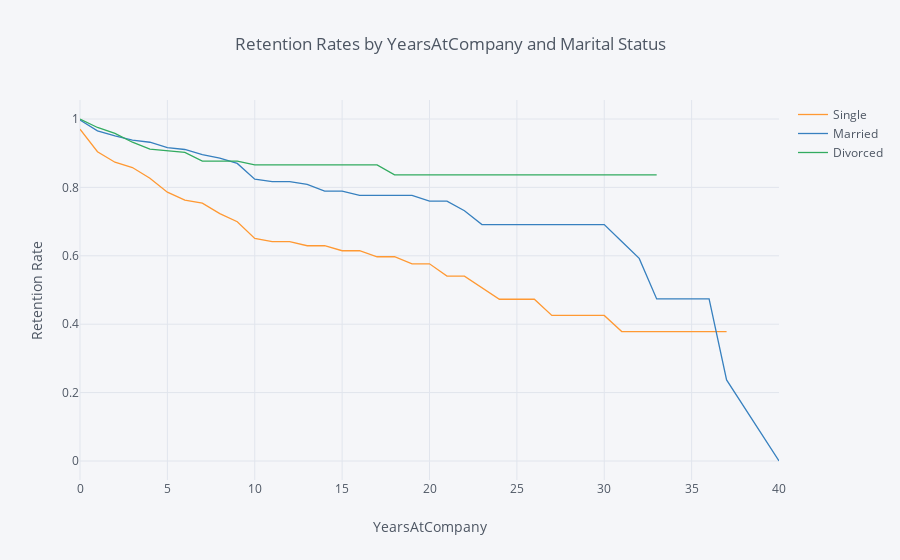

Notebook code cell kept with this figure:
### Markdown cell above
## 4. Let's switch to looking at retention rates from another demographic perspective: marital status. Generate and plot survival curves for the different marital statuses by number of years at the company.

### Code cell
rates = survival(data, 'MaritalStatus', 'YearsAtCompany', 'Attrition')

rates.iplot(kind='line', xTitle='YearsAtCompany', yTitle='Retention Rate',
            title='Retention Rates by YearsAtCompany and Marital Status')

### Figure 1 — Plotly figure (JSON) as saved in the notebook; plotly's stock layout.template omitted (floating-point values rounded to 4 significant figures)
{"data": [{"line": {"color": "rgba(255, 153, 51, 1.0)", "dash": "solid", "shape": "linear", "width": 1.3}, "mode": "lines", "name": "Single", "text": "", "type": "scatter", "uid": "55fb12d4-a1be-46ba-9930-0ac173606c3c", "x": [0, 1, 2, 3, 4, 5, 6, 7, 8, 9, 10, 11, 12, 13, 14, 15, 16, 17, 18, 19, 20, 21, 22, 23, 24, 25, 26, 27, 29, 30, 31, 32, 33, 34, 36, 37, 40], "y": [0.9702, 0.9044, 0.8736, 0.8581, 0.8268, 0.7861, 0.7628, 0.754, 0.7234, 0.6997, 0.6507, 0.6413, 0.6413, 0.6294, 0.6294, 0.6148, 0.6148, 0.5972, 0.5972, 0.5766, 0.5766, 0.5406, 0.5406, 0.5068, 0.473, 0.473, 0.473, 0.4257, 0.4257, 0.4257, 0.3784, 0.3784, 0.3784, 0.3784, 0.3784, 0.3784, ""]}, {"line": {"color": "rgba(55, 128, 191, 1.0)", "dash": "solid", "shape": "linear", "width": 1.3}, "mode": "lines", "name": "Married", "text": "", "type": "scatter", "uid": "ff2a8e77-9b01-44cf-b4b7-474bc754b713", "x": [0, 1, 2, 3, 4, 5, 6, 7, 8, 9, 10, 11, 12, 13, 14, 15, 16, 17, 18, 19, 20, 21, 22, 23, 24, 25, 26, 27, 29, 30, 31, 32, 33, 34, 36, 37, 40], "y": [0.997, 0.9654, 0.9506, 0.9381, 0.932, 0.9164, 0.9109, 0.8958, 0.8858, 0.8702, 0.8239, 0.817, 0.817, 0.8086, 0.7894, 0.7894, 0.7768, 0.7768, 0.7768, 0.7768, 0.7599, 0.7599, 0.7318, 0.6911, 0.6911, 0.6911, 0.6911, 0.6911, 0.6911, 0.6911, 0.6418, 0.5924, 0.4739, 0.4739, 0.4739, 0.237, 0]}, {"line": {"color": "rgba(50, 171, 96, 1.0)", "dash": "solid", "shape": "linear", "width": 1.3}, "mode": "lines", "name": "Divorced", "text": "", "type": "scatter", "uid": "e56afb7e-ce6b-4267-8ced-e72c2314f761", "x": [0, 1, 2, 3, 4, 5, 6, 7, 8, 9, 10, 11, 12, 13, 14, 15, 16, 17, 18, 19, 20, 21, 22, 23, 24, 25, 26, 27, 29, 30, 31, 32, 33, 34, 36, 37, 40], "y": [1, 0.9752, 0.9581, 0.9321, 0.9122, 0.9078, 0.9021, 0.8769, 0.8769, 0.8769, 0.8657, 0.8657, 0.8657, 0.8657, 0.8657, 0.8657, 0.8657, 0.8657, 0.8368, 0.8368, 0.8368, 0.8368, 0.8368, 0.8368, 0.8368, 0.8368, 0.8368, 0.8368, 0.8368, 0.8368, 0.8368, 0.8368, 0.8368, "", "", "", ""]}], "layout": {"legend": {"bgcolor": "#F5F6F9", "font": {"color": "#4D5663"}}, "paper_bgcolor": "#F5F6F9", "plot_bgcolor": "#F5F6F9", "title": {"font": {"color": "#4D5663"}, "text": "Retention Rates by YearsAtCompany and Marital Status"}, "xaxis": {"gridcolor": "#E1E5ED", "showgrid": true, "tickfont": {"color": "#4D5663"}, "title": {"font": {"color": "#4D5663"}, "text": "YearsAtCompany"}, "zerolinecolor": "#E1E5ED"}, "yaxis": {"gridcolor": "#E1E5ED", "showgrid": true, "tickfont": {"color": "#4D5663"}, "title": {"font": {"color": "#4D5663"}, "text": "Retention Rate"}, "zerolinecolor": "#E1E5ED"}}}
